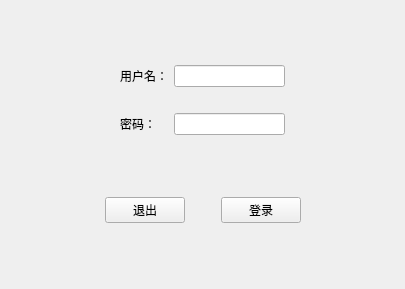
<?xml version="1.0" encoding="UTF-8"?>
<ui version="4.0">
 <class>MainWindow</class>
 <widget class="QMainWindow" name="MainWindow">
  <property name="geometry">
   <rect>
    <x>0</x>
    <y>0</y>
    <width>405</width>
    <height>289</height>
   </rect>
  </property>
  <property name="sizePolicy">
   <sizepolicy hsizetype="Preferred" vsizetype="Preferred">
    <horstretch>0</horstretch>
    <verstretch>0</verstretch>
   </sizepolicy>
  </property>
  <property name="minimumSize">
   <size>
    <width>405</width>
    <height>289</height>
   </size>
  </property>
  <property name="maximumSize">
   <size>
    <width>405</width>
    <height>289</height>
   </size>
  </property>
  <property name="windowTitle">
   <string>登录窗口</string>
  </property>
  <widget class="QWidget" name="centralwidget">
   <layout class="QVBoxLayout" name="verticalLayout">
    <item>
     <widget class="QWidget" name="widget" native="true">
      <property name="sizePolicy">
       <sizepolicy hsizetype="Preferred" vsizetype="Fixed">
        <horstretch>0</horstretch>
        <verstretch>0</verstretch>
       </sizepolicy>
      </property>
      <layout class="QGridLayout" name="gridLayout">
       <property name="leftMargin">
        <number>0</number>
       </property>
       <property name="topMargin">
        <number>0</number>
       </property>
       <property name="rightMargin">
        <number>0</number>
       </property>
       <property name="bottomMargin">
        <number>0</number>
       </property>
       <item row="0" column="2">
        <widget class="QLineEdit" name="lineEdit_2"/>
       </item>
       <item row="0" column="0">
        <spacer name="horizontalSpacer_4">
         <property name="orientation">
          <enum>Qt::Horizontal</enum>
         </property>
         <property name="sizeHint" stdset="0">
          <size>
           <width>40</width>
           <height>20</height>
          </size>
         </property>
        </spacer>
       </item>
       <item row="2" column="1">
        <widget class="QLabel" name="label_2">
         <property name="text">
          <string>密码：</string>
         </property>
        </widget>
       </item>
       <item row="0" column="1">
        <widget class="QLabel" name="label">
         <property name="text">
          <string>用户名：</string>
         </property>
        </widget>
       </item>
       <item row="0" column="3">
        <spacer name="horizontalSpacer_6">
         <property name="orientation">
          <enum>Qt::Horizontal</enum>
         </property>
         <property name="sizeHint" stdset="0">
          <size>
           <width>40</width>
           <height>20</height>
          </size>
         </property>
        </spacer>
       </item>
       <item row="2" column="2">
        <widget class="QLineEdit" name="lineEdit">
         <property name="echoMode">
          <enum>QLineEdit::Password</enum>
         </property>
        </widget>
       </item>
       <item row="1" column="1">
        <spacer name="verticalSpacer">
         <property name="orientation">
          <enum>Qt::Vertical</enum>
         </property>
         <property name="sizeHint" stdset="0">
          <size>
           <width>20</width>
           <height>20</height>
          </size>
         </property>
        </spacer>
       </item>
      </layout>
     </widget>
    </item>
    <item>
     <widget class="QWidget" name="widget_3" native="true">
      <property name="sizePolicy">
       <sizepolicy hsizetype="Preferred" vsizetype="Fixed">
        <horstretch>0</horstretch>
        <verstretch>0</verstretch>
       </sizepolicy>
      </property>
      <layout class="QHBoxLayout" name="horizontalLayout_3">
       <property name="leftMargin">
        <number>0</number>
       </property>
       <property name="topMargin">
        <number>0</number>
       </property>
       <property name="rightMargin">
        <number>0</number>
       </property>
       <property name="bottomMargin">
        <number>0</number>
       </property>
       <item>
        <spacer name="horizontalSpacer">
         <property name="orientation">
          <enum>Qt::Horizontal</enum>
         </property>
         <property name="sizeHint" stdset="0">
          <size>
           <width>40</width>
           <height>20</height>
          </size>
         </property>
        </spacer>
       </item>
       <item>
        <widget class="QPushButton" name="pushButton_2">
         <property name="text">
          <string>退出</string>
         </property>
        </widget>
       </item>
       <item>
        <spacer name="horizontalSpacer_3">
         <property name="orientation">
          <enum>Qt::Horizontal</enum>
         </property>
         <property name="sizeType">
          <enum>QSizePolicy::Fixed</enum>
         </property>
         <property name="sizeHint" stdset="0">
          <size>
           <width>30</width>
           <height>20</height>
          </size>
         </property>
        </spacer>
       </item>
       <item>
        <widget class="QPushButton" name="pushButton">
         <property name="text">
          <string>登录</string>
         </property>
        </widget>
       </item>
       <item>
        <spacer name="horizontalSpacer_2">
         <property name="orientation">
          <enum>Qt::Horizontal</enum>
         </property>
         <property name="sizeHint" stdset="0">
          <size>
           <width>40</width>
           <height>20</height>
          </size>
         </property>
        </spacer>
       </item>
      </layout>
     </widget>
    </item>
   </layout>
  </widget>
 </widget>
 <resources/>
 <connections/>
</ui>
